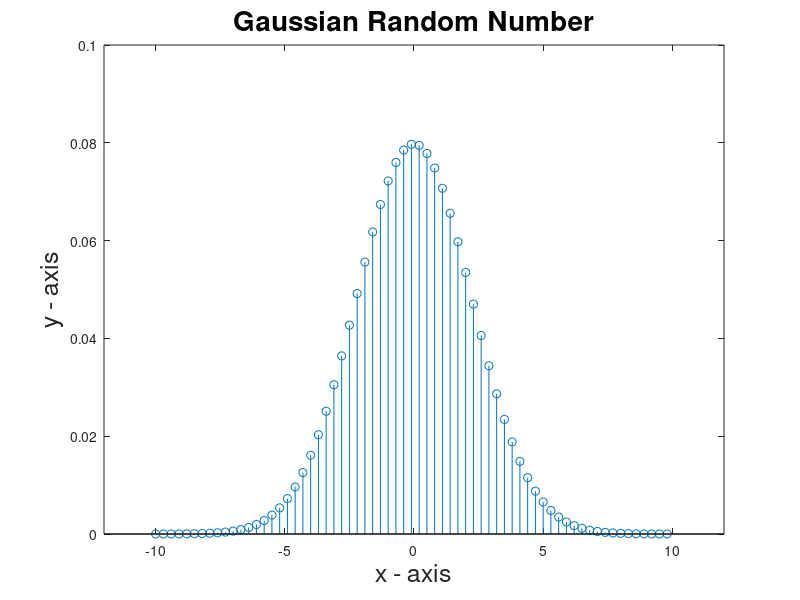

Reproduce this figure in MATLAB.
%Gaussiun Random Number.
clc
clear

figure;
sd = 5;
x = -10: 0.3 : 10;
y =  (1 /sqrt(2*pi*sd^2)) .* exp(-x.^2 ./ (2*sd) );

stem(x,y);
title('Gaussian Random Number','FONTSIZE',20);
xlabel('x - axis','FONTSIZE',18);
ylabel('y - axis','FONTSIZE',18);
axis([-12 12 0 0.1]);
